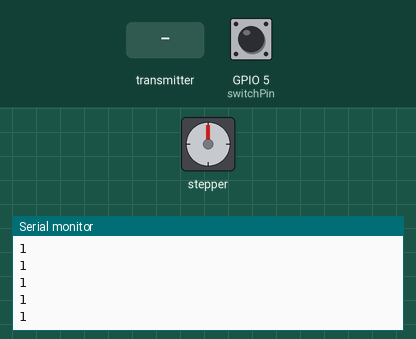
Simulated run of this sketch. Board: ESP8266 (NodeMCU). On the bench: stepper motor, the last lines printed to the serial monitor. Wiring (inferred from the names in the program): stepper motor driver (4000 steps per turn assumed): step GPIO 13; direction GPIO 12; enable GPIO 15. The inputs (shaded band) are chosen by the test bench; at power-on: GPIO 5 (switchPin) HIGH. EEPROM starts erased.

Above: at 1.2 s.
1.3 s: GPIO 5 (switchPin) pulled LOW for 0.15 s
At 2.4 s:
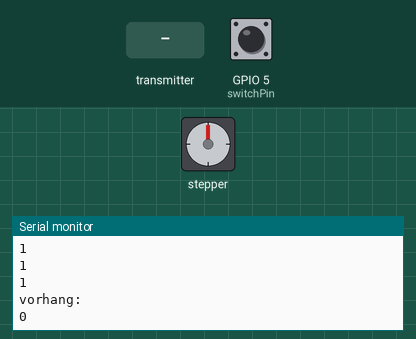
2.9 s: the transmitter starts sending a = 0
At 3.21 s:
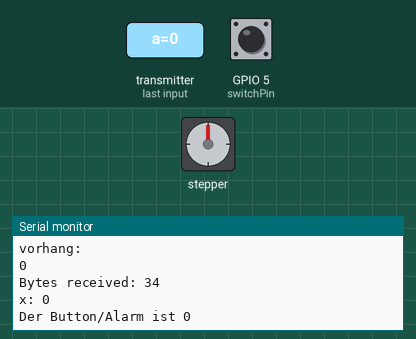

The sketch:

vorhang.ino
```cpp
//#include <esp_now.h>
#include <EEPROM.h>
//#include <WiFi.h>
//#include <ESP8266WiFi.h>
#include <ESP8266WiFi.h>
#include <espnow.h>


#include <Wire.h>
bool vorhang;
typedef struct struct_message {
    char a[32];
    bool alarm;
    bool stopp;
} struct_message;
struct_message incomingReadings;
// define the number of bytes you want to access
#define EEPROM_SIZE 1
// Define pin connections & motor's steps per revolution
const int dirPin = 12;
const int stepPin = 13;
const int enPin = 15;
const int switchPin = 5;
const int stepsPerRevolution = 4000;
bool oldstate; // der soll im flash gespeichert werden, HIGH = links, vorhang auf; LOW = rechts, vorhang zu
bool newstate;
bool change;
bool alarm_in;
//Structure example to send data
//Must match the receiver structure


// Create a struct_message called BME280Readings to hold sensor readings
struct_message outgoingReadings;

// Create a struct_message to hold incoming sensor readings
//struct_message incomingReadings;
void OnDataRecv(uint8_t * mac, uint8_t *incomingData, uint8_t len) {
  memcpy(&incomingReadings, incomingData, sizeof(incomingReadings));
  Serial.print("Bytes received: ");
  Serial.println(len);
  Serial.print("x: ");
  Serial.println(incomingReadings.alarm);
alarm_in = incomingReadings.alarm;
  Serial.println();
    Serial.print("Der Button/Alarm ist ");
  Serial.println(alarm_in);
}
void setup()
{

  Serial.begin(9600);
  // Declare pins as Outputs
  pinMode(stepPin, OUTPUT);
  pinMode(dirPin, OUTPUT);
  pinMode(enPin, OUTPUT);
  pinMode(switchPin, INPUT_PULLUP);
  EEPROM.begin(EEPROM_SIZE);
  oldstate = EEPROM.read(0);
  Serial.println("oldstate read");

    esp_now_set_self_role(ESP_NOW_ROLE_SLAVE);
  esp_now_register_recv_cb(OnDataRecv);
  WiFi.mode(WIFI_STA);
  WiFi.disconnect();

  // Init ESP-NOW
  if (esp_now_init() != 0) {
    Serial.println("Error initializing ESP-NOW");
    return;
  }

  // Once ESPNow is successfully Init, we will register for recv CB to
  // get recv packer info
  esp_now_set_self_role(ESP_NOW_ROLE_SLAVE);
  esp_now_register_recv_cb(OnDataRecv);
  oldstate=digitalRead(switchPin);
}
/*void OnDataRecv(const uint8_t * mac, const uint8_t *incomingData, int len) {
  memcpy(&incomingReadings, incomingData, sizeof(incomingReadings));
  Serial.print("Bytes received: ");
  Serial.println(len);

  alarm_in = incomingReadings.alarm;
  Serial.print("Der Button/Alarm ist ");
  Serial.println(alarm_in);
}*/
void movemotor() {
  Serial.println("vorhang:");
  Serial.println(vorhang);
  if (vorhang == 0) {
    digitalWrite(dirPin, HIGH);
    digitalWrite(enPin, HIGH);

    // Spin motor slowly
    for (int x = 0; x < stepsPerRevolution; x++)
    {
      digitalWrite(stepPin, HIGH);
      delay(2);
      digitalWrite(stepPin, LOW);
      delay(2);
    }
    digitalWrite(enPin, LOW);
  }
  else if (vorhang == 1) {
    digitalWrite(dirPin, LOW);
    digitalWrite(enPin, HIGH);
    // Spin motor slowly
    for (int x = 0; x < stepsPerRevolution; x++)
    {
      digitalWrite(stepPin, HIGH);
      delay(2);
      digitalWrite(stepPin, LOW);
      delay(2);
    }
    digitalWrite(enPin, LOW);


  }
  Serial.println("State changed");
  // save the LED state in flash memory
  EEPROM.write(0, vorhang);
  EEPROM.commit();
  Serial.println("State saved in flash memory");
  //oldstate = newstate;
}
void loop()
{
  Serial.println(oldstate);
  newstate = digitalRead(switchPin);
  change = ! (newstate == oldstate);
  if (change == 1) {
    movemotor();
vorhang=!vorhang;
oldstate=newstate;
  }
  // Set motor direction clockwise

  if (alarm_in == 1) {
    if (vorhang == 0) {

movemotor();
vorhang=!vorhang;
    }

    alarm_in = 0;
  }
}
```

Measured:
- after the input at 1.3 s, the serial monitor: prints a new line at once (image 1)
- after the input at 2.9 s, the serial monitor: prints a new line at once (image 2)
